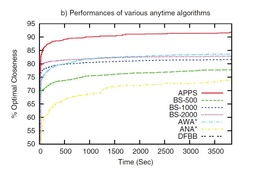
#> input picture img/tstplot.jpg, 256 x 180 px, shrunk from 949 x 669 before the run, found by its file name
$ python colourCompression_Testing.py
#> lines starting #> are read from the running program, lines starting #| are printed output that depends on the picture
import numpy as np
import cv2
import matplotlib.pyplot as plt
import time


def colorIndexUsingDist(pixelValue,colorSet):
    """
        returns the index of color using "Euclidean distance" similarity
        Input -
            pixel value in tuple
            2D array of colors
        Output -
            index of the color it belongs.
    """
    minDistCheck = []
    index = 0
    for color in colorSet:
        minDistCheck.append([sum(np.square(pixelValue-color)),index])
        index += 1
    minDistCheck = sorted(minDistCheck)
    return minDistCheck[0][1]

####################################

def colorIndexUsingRange(pixelValue,colorSet):

    """
        returns the index of color using "Range" similarity
        Input -
            pixel value in tuple
            2D array of colors
        Output -
            index of the color it belongs.
    """

    index = 0
    rgbRange = np.ones(3,dtype = int)*20
    for color in colorSet:
        lower = color - rgbRange
        upper = color + rgbRange
        if((lower[0]<=pixelValue[0]<=upper[0]) and (lower[1]<=pixelValue[1]<=upper[1]) and (lower[2]<=pixelValue[2]<=upper[2]) ):
            return index
        index+=1
    return 0

#######################################

def compressImageColours(image,colorSet):

    """
        Returns compressed Image
    """

    image = np.array(image)
    colorSet = np.array(colorSet)
    w, h, d = tuple(image.shape)
    for i in range(w):
        for j in range(h):
            image[i][j] = colorSet[colorIndexUsingDist(image[i][j],colorSet)]

    return image

#########################################################################

colorRange = [([117, 49, 136], [157, 89, 176]), ([141, 79, 163], [181, 119, 203]), ([168, 180, 92], [208, 220, 132]), ([22, 15, 42], [62, 55, 82]), ([193, 214, 199], [233, 254, 239]), ([90, 159, 114], [130, 199, 154])]
colorCluster = [[255,255,255]]

for (lower,upper) in colorRange:
    RGBMean = (np.array(lower) + np.array(upper))/2
    colorCluster.append(RGBMean)
colorCluster = np.array(colorCluster)

sample_image = cv2.imread("/home/sourav/Desktop/Open_soft/tstplot.jpg")
#> sample_image is the input picture: shape (180, 256, 3); mean B, G, R 242.3, 243, 243.2

#########################################################################

t0 = time.time()
img = compressImageColours(sample_image,colorCluster)
#> after the loop in compressImageColours, `for i in range(w):`:
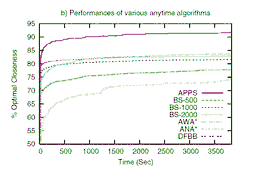
#> image: shape (180, 256, 3); mean B, G, R 242.8, 245.2, 243.7
print("done in %i secs." % int(time.time() - t0))
img = np.array(img, dtype=np.float64) / 255
plt.imshow(img)
plt.show()
